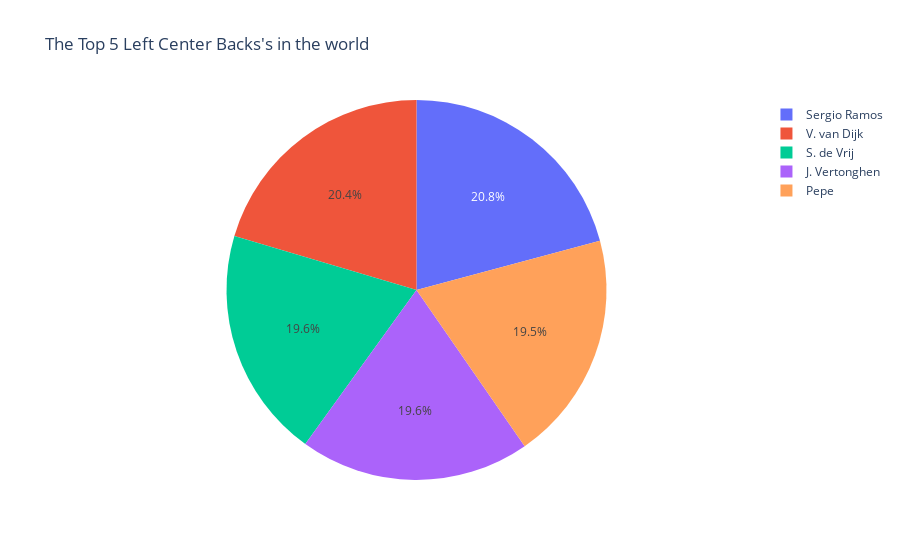

The code cell stored with this chart in its notebook:
### Code cell
sd = df[(df['club_position'] == 'LCB') | (df['club_position'] == 'CB')].sort_values('df_centre_backs', ascending=False)[:5]
px.pie(sd, values='df_centre_backs', names='short_name', title='The Top 5 Left Center Backs\'s in the world')

### Figure 1 — Plotly figure (JSON) as saved in the notebook; plotly's stock layout.template omitted (floating-point values rounded to 4 significant figures)
{"data": [{"domain": {"x": [0, 1], "y": [0, 1]}, "hovertemplate": "short_name=%{label}<br>df_centre_backs=%{value}<extra></extra>", "labels": ["Sergio Ramos", "V. van Dijk", "S. de Vrij", "J. Vertonghen", "Pepe"], "legendgroup": "", "name": "", "showlegend": true, "type": "pie", "values": [85.39, 83.67, 80.57, 80.35, 80.12]}], "layout": {"legend": {"tracegroupgap": 0}, "title": {"text": "The Top 5 Left Center Backs's in the world"}}}
